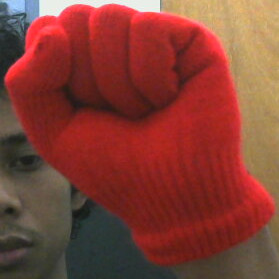
#> input picture hand_dataset/train/0/r_0_l_08.jpg, 279 x 279 px
$ python -i helper.py   (imports and definitions only)   (older library calls are emulated)
#> lines starting #> are read from the running program, lines starting #| are printed output that depends on the picture; after the words box and inside, x2 and y2 are one past the last pixel; in counts of white or black regions, pixels touching at a corner belong together
#> further down, picture is the input picture: shape (279, 279, 3); mean B, G, R 53.5, 64.1, 132
import cv2
import imutils
import sys
import numpy as np

# [18 lines left out: function autocenter, not called in this run]

def get_mask(frame):
    blurred_frame = cv2.GaussianBlur(frame, (15, 15), 10)
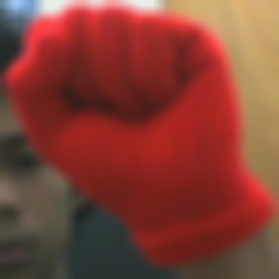
#> blurred_frame: shape (279, 279, 3); mean B, G, R 53.5, 64, 132
    hsv = cv2.cvtColor(blurred_frame, cv2.COLOR_BGR2HSV)
#> hsv: shape (279, 279, 3); mean H, S, V 20, 146.6, 133.3

    lower = np.array([0, 200, 50])
    upper = np.array([255, 255, 255])

    mask = cv2.inRange(hsv, lower, upper)
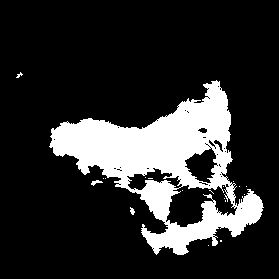
#> mask: shape (279, 279); 18.3% white; 19 white regions (16 under 20 px), largest, box (x1, y1, x2, y2) and area: (49, 80, 264, 255) 14127, (91, 180, 103, 186) 34, (130, 207, 135, 215) 25
    mask_inv = cv2.bitwise_not(mask)
    return mask

def crop_bbox(frame, bbox):
    x1,y1,w1,h1=autocenter(bbox)
    return frame[y1:y1+h1, x1:x1+w1]

# [24 lines left out: functions draw_rectangle, get_large_contour, get_cropped_image, get_bbox, not called in this run]

>>> import cv2
>>> picture = cv2.imread('../hand_dataset/train/0/r_0_l_08.jpg')
>>> result = get_mask(picture)

$ run again, on hand_dataset/train/0/r_0_l_09.jpg
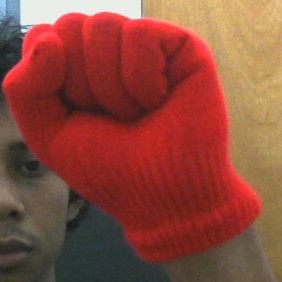
#> input picture hand_dataset/train/0/r_0_l_09.jpg, 282 x 282 px
#> picture is the input picture: shape (282, 282, 3); mean B, G, R 60.3, 74.3, 140.4
#> in get_mask, `blurred_frame = cv2.GaussianBlur(frame, (15, 15), 10)`:
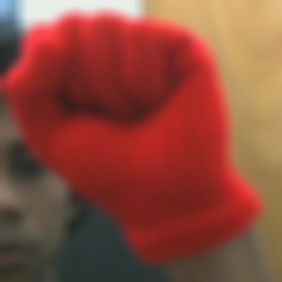
#> blurred_frame: shape (282, 282, 3); mean B, G, R 60.3, 74.3, 140.4
#> hsv: shape (282, 282, 3); mean H, S, V 19, 141.3, 141.6
#> in get_mask, `mask = cv2.inRange(hsv, lower, upper)`:
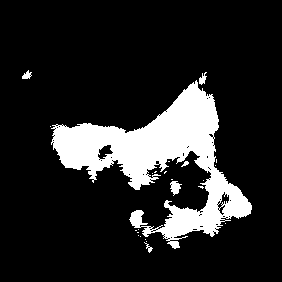
#> mask: shape (282, 282); 15% white; 24 white regions (18 under 20 px), largest, box (x1, y1, x2, y2) and area: (51, 80, 252, 249) 11623, (170, 181, 182, 196) 106, (199, 72, 207, 85) 57, (22, 70, 32, 79) 53, (144, 242, 153, 253) 32, (181, 161, 189, 167) 24

$ run again, on hand_dataset/train/0/r_0_l_11.jpg
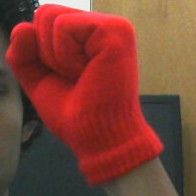
#> input picture hand_dataset/train/0/r_0_l_11.jpg, 196 x 196 px
#> picture is the input picture: shape (196, 196, 3); mean B, G, R 54.1, 66.5, 125.5
#> in get_mask, `blurred_frame = cv2.GaussianBlur(frame, (15, 15), 10)`:
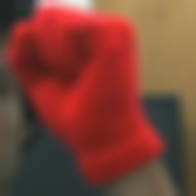
#> blurred_frame: shape (196, 196, 3); mean B, G, R 54, 66.5, 125.5
#> hsv: shape (196, 196, 3); mean H, S, V 25.2, 131.2, 126.8
#> in get_mask, `mask = cv2.inRange(hsv, lower, upper)`:
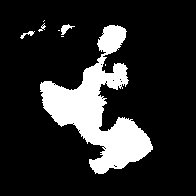
#> mask: shape (196, 196); 16.5% white; 8 white regions (4 under 20 px), largest, box (x1, y1, x2, y2) and area: (40, 25, 153, 174) 6182, (61, 24, 75, 35) 68, (20, 31, 35, 39) 44, (38, 23, 46, 32) 24

$ run again, on hand_dataset/train/0/r_0_l_15.jpg
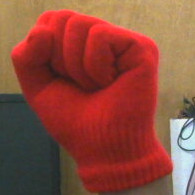
#> input picture hand_dataset/train/0/r_0_l_15.jpg, 195 x 195 px
#> picture is the input picture: shape (195, 195, 3); mean B, G, R 61.8, 76.1, 141.7
#> in get_mask, `blurred_frame = cv2.GaussianBlur(frame, (15, 15), 10)`:
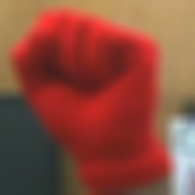
#> blurred_frame: shape (195, 195, 3); mean B, G, R 61.8, 76.1, 141.8
#> hsv: shape (195, 195, 3); mean H, S, V 20.4, 142.7, 144
#> in get_mask, `mask = cv2.inRange(hsv, lower, upper)`:
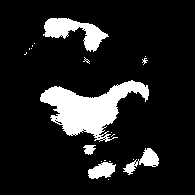
#> mask: shape (195, 195); 12.9% white; 20 white regions (15 under 20 px), largest, box (x1, y1, x2, y2) and area: (40, 80, 149, 142) 3050, (43, 18, 109, 52) 1005, (123, 148, 159, 175) 368, (88, 162, 116, 179) 320, (83, 145, 96, 155) 88
